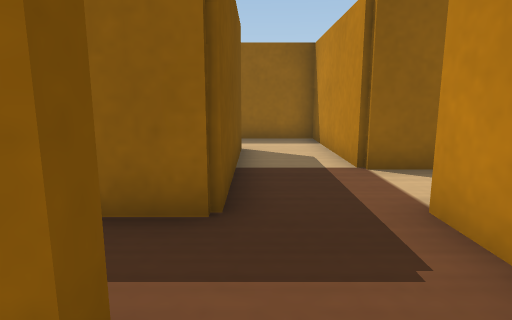
View 1 (above)

20 first-person views from a walk through a Webots world. The camera is 0.06 m above the floor, tilts 10° down and sees 75° across. The floor is counted in squares, 0.05 m on a side. Each view is taken from the middle of a square. On the plan, view 1 faces up. The plan holds only what a view shows up to about 13 squares ahead; the rest is blank. The place goes on beyond the plan. The robots in the file are not drawn. Webots' stock objects and surfaces are drawn as simple stand-ins.

View 2
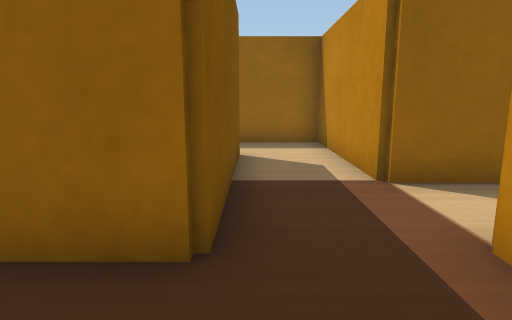

View 3
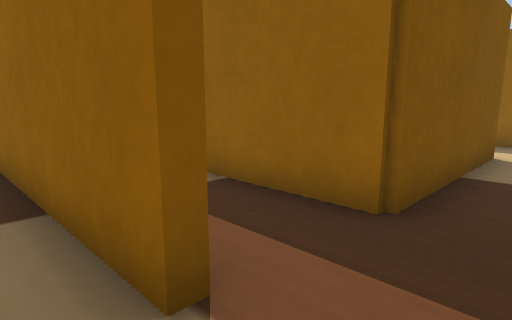

View 4
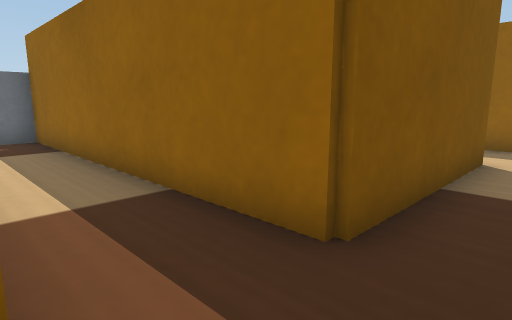

View 5
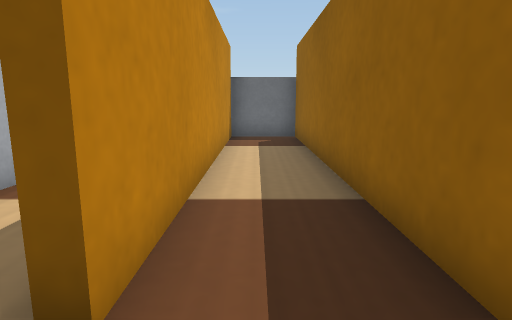

View 6
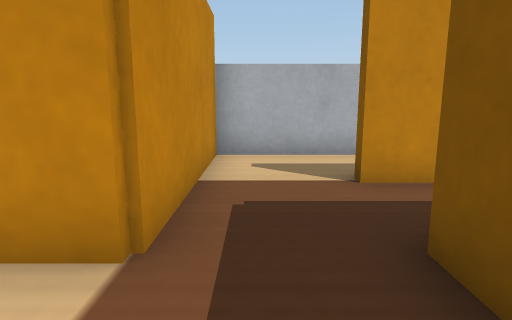

View 7
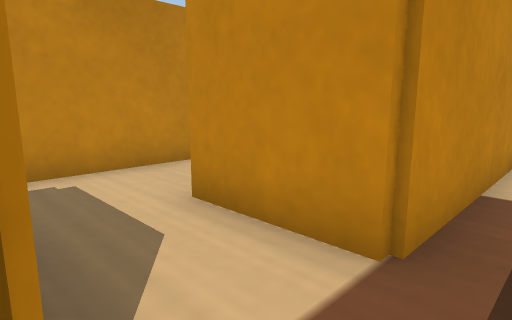

View 8
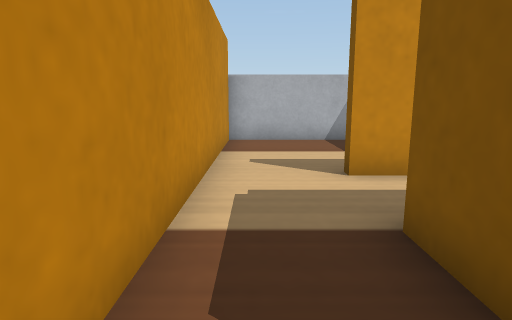

View 9
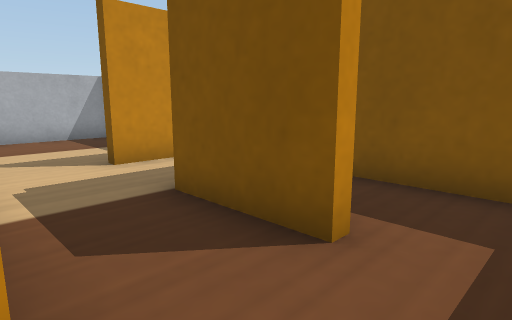

View 10
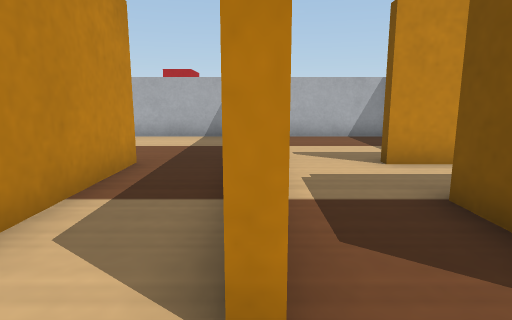

View 11
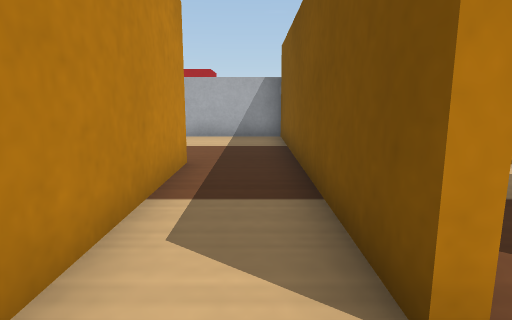

View 12
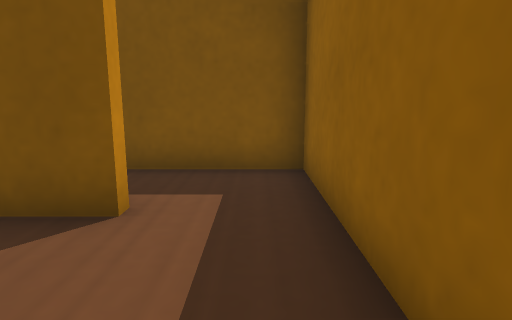

View 13
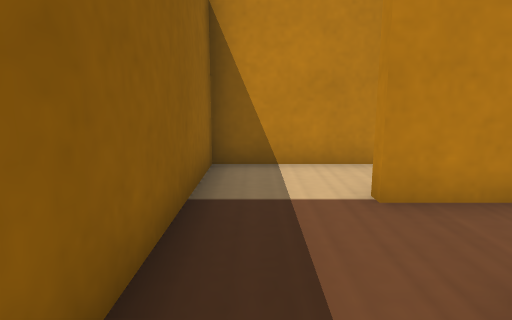

View 14
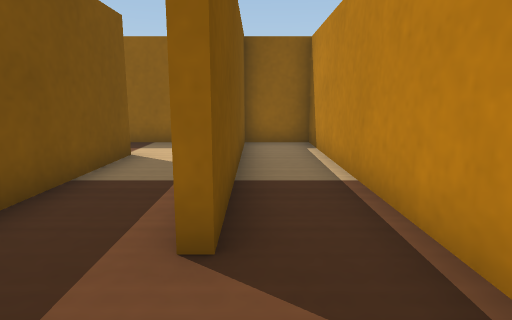

View 15
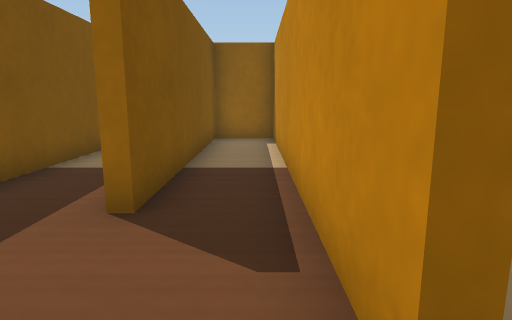

View 16
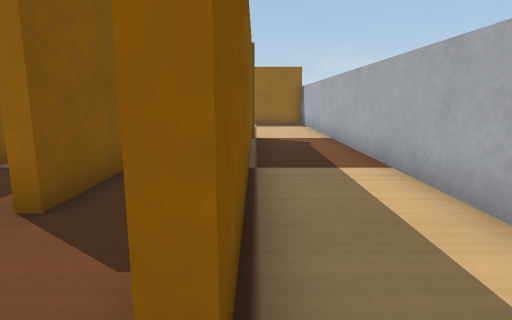

View 17
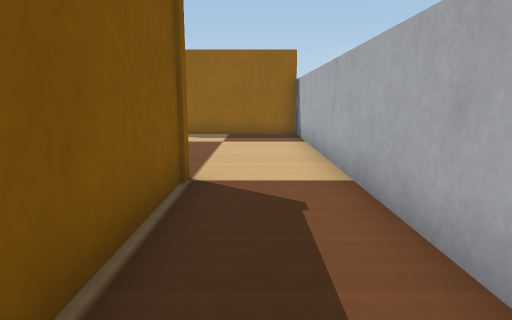

View 18
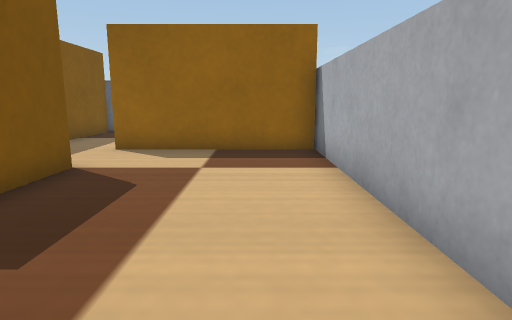

View 19
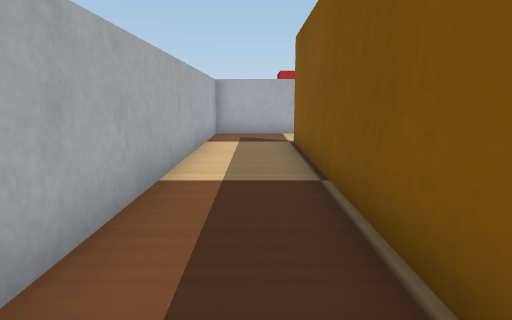

View 20
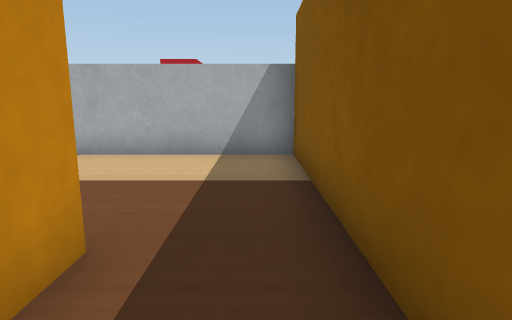

### Floor plan
Points are (right, up) in squares from view 1. A wall is a line through its corners. A room is listed if a view was taken in it or the views show most of it. See-through windows are left out.
Room 1 (views 1, 2, 3, 4)
walls: (-1.4, -1.5) (1.9, -1.5) (1.9, 1.5); (-0.6, 1.2) (-0.6, 0.9) (-6, 0.9)
ways out: opening at (0.5, 1) to room 2
Room 2 (view 5)
walls: (-0.4, 4.4) (-0.4, 3.4) (-10.5, 3.4) (-10.5, 1.2) (-0.6, 1.2); (1.9, 1.5) (1.9, 3.7)
ways out: opening at (0.5, 1) to room 1; opening at (1, 4) to room 3
Room 3 (views 6, 7)
walls: (-0.4, 8.6) (-0.4, 4.4); (1.9, 5.8) (1.9, 10.8) (-0.9, 10.8)
ways out: opening at (1, 4) to room 2; opening at (1, 5) to room 4; opening at (-0.5, 9.5)
Room 4 (view 8)
walls: (4.2, 8.5) (4.6, 8.5) (4.6, 6); (3.7, 5.8) (1.9, 5.8); (6.8, 4.5) (6.8, 8.5); (6.5, 10.8) (3.6, 10.8); (1.9, 3.7) (4.6, 3.7)
ways out: opening at (1, 5) to room 3; opening at (7, 9.5) to room 5; opening at (4.5, 9.5) to room 6; opening at (5.5, 3.5) to room 9
Room 5 (views 9, 10, 11, 12, 20)
walls: (6.8, 8.5) (7.1, 8.5) (7.1, -1.5) (8.6, -1.5); (9.4, 3.4) (9.4, 10.8) (6.5, 10.8)
ways out: opening at (7, 9.5) to room 4; opening at (9.5, 1.5) to room 7
Room 6 (view 13)
walls: (3.6, 10.8) (2.1, 10.8) (2.1, 7.2)
ways out: opening at (4.5, 9.5) to room 4
Room 7 (views 14, 15, 16)
walls: (11.6, 1) (11.6, 10.9) (9.7, 10.8) (9.7, 3.4) (9.4, 3.4); (8.6, -1.5) (12.5, -1.5)
ways out: opening at (9.5, 1.5) to room 5; opening at (12, 0.5) to room 8
Room 8 (views 17, 18, 19)
walls: (11.9, 11.2) (11.9, 1); (9.7, 16) (9.7, 14.2); (14.5, 18.3) (9.4, 18.3); (12.5, -1.5) (14.5, -1.5) (14.5, 18.8)
ways out: opening at (12, 0.5) to room 7; opening at (9.5, 12.5); opening at (10, 17)
Room 9 (no view inside)
walls: (4.6, 3.7) (4.6, 3.2); (2.6, -1.5) (6.8, -1.5) (6.8, 4.5)
ways out: opening at (5.5, 3.5) to room 4

Where each view was taken, in squares from view 1:
view 1: 0 up, 0 right, facing up
view 2: 1 up, 0 right, facing up
view 3: 0 up, 1 right, facing up-left
view 4: 1 up, 1 right, facing up-left
view 5: 2 up, 1 right, facing left
view 6: 6 up, 1 right, facing down
view 7: 6 up, 1 right, facing down-right
view 8: 9 up, 6 right, facing down
view 9: 10 up, 7 right, facing down-left
view 10: 10 up, 7 right, facing down
view 11: 10 up, 8 right, facing down
view 12: 10 up, 8 right, facing left
view 13: 10 up, 3 right, facing right
view 14: 1 up, 10 right, facing up
view 15: 0 up, 11 right, facing up
view 16: 0 up, 12 right, facing up
view 17: 6 up, 13 right, facing up
view 18: 10 up, 13 right, facing up
view 19: 11 up, 13 right, facing down
view 20: 6 up, 8 right, facing down
